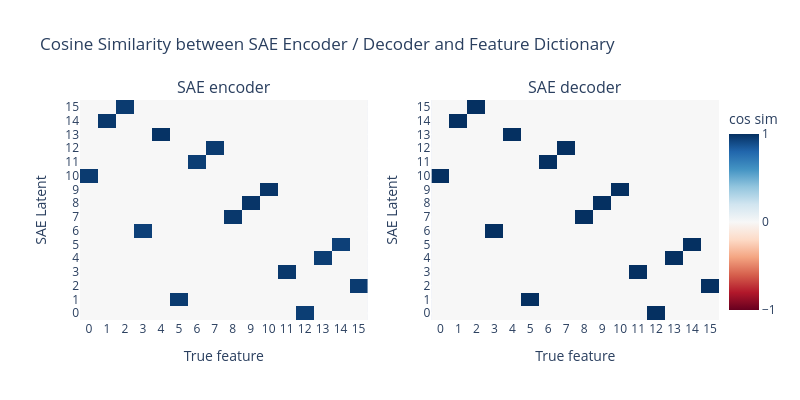

Notebook code for this chart:
### Markdown cell above
## Visualizing SAE Feature Recovery

We can get a quick sense of what our SAE learned by plotting the cosine similarity of the SAE encoder and decoder with the feature vectors from our feature dictionary.

If all went well, our SAE should exactly learn one latet per dictionary feature, and each latent should have cosine similarity of 1.0 with the corresponding dictionary feature.

### Code cell
from sae_lens.synthetic import plot_sae_feature_similarity

# Plot cosine similarity between SAE features and true features
# reorder_features=True sorts SAE latents to best match true features for clearer visualization
plot_sae_feature_similarity(
    sae=sae,
    feature_dict=feature_dict,
    title="Cosine Similarity between SAE Encoder / Decoder and Feature Dictionary",
)

### Figure 1 — Plotly figure (JSON) as saved in the notebook; plotly's stock layout.template omitted (floating-point values rounded to 4 significant figures; data arrays with more than 128 entries replaced by an {"elided": "..."} marker saying what was removed)
{"data": [{"colorscale": [[0, "rgb(103,0,31)"], [0.1, "rgb(178,24,43)"], [0.2, "rgb(214,96,77)"], [0.3, "rgb(244,165,130)"], [0.4, "rgb(253,219,199)"], [0.5, "rgb(247,247,247)"], [0.6, "rgb(209,229,240)"], [0.7, "rgb(146,197,222)"], [0.8, "rgb(67,147,195)"], [0.9, "rgb(33,102,172)"], [1, "rgb(5,48,97)"]], "hovertemplate": "True feature: %{x}<br>SAE Latent: %{y}<br>Cosine Similarity: %{z:.3f}<extra></extra>", "showscale": false, "type": "heatmap", "xaxis": "x", "yaxis": "y", "z": {"elided": "16x16 float values"}, "zmax": 1, "zmin": -1}, {"colorbar": {"dtick": 1, "tickvals": [-1, 0, 1], "title": {"text": "cos sim"}, "x": 1}, "colorscale": [[0, "rgb(103,0,31)"], [0.1, "rgb(178,24,43)"], [0.2, "rgb(214,96,77)"], [0.3, "rgb(244,165,130)"], [0.4, "rgb(253,219,199)"], [0.5, "rgb(247,247,247)"], [0.6, "rgb(209,229,240)"], [0.7, "rgb(146,197,222)"], [0.8, "rgb(67,147,195)"], [0.9, "rgb(33,102,172)"], [1, "rgb(5,48,97)"]], "hovertemplate": "True feature: %{x}<br>SAE Latent: %{y}<br>Cosine Similarity: %{z:.3f}<extra></extra>", "type": "heatmap", "xaxis": "x2", "yaxis": "y2", "z": {"elided": "16x16 float values"}, "zmax": 1, "zmin": -1}], "layout": {"annotations": [{"font": {"size": 16}, "showarrow": false, "text": "SAE encoder", "x": 0.225, "xanchor": "center", "xref": "paper", "y": 1, "yanchor": "bottom", "yref": "paper"}, {"font": {"size": 16}, "showarrow": false, "text": "SAE decoder", "x": 0.775, "xanchor": "center", "xref": "paper", "y": 1, "yanchor": "bottom", "yref": "paper"}], "height": 400, "title": {"text": "Cosine Similarity between SAE Encoder / Decoder and Feature Dictionary"}, "width": 800, "xaxis": {"anchor": "y", "domain": [0, 0.45], "dtick": 1, "title": {"text": "True feature"}}, "xaxis2": {"anchor": "y2", "domain": [0.55, 1], "dtick": 1, "title": {"text": "True feature"}}, "yaxis": {"anchor": "x", "domain": [0, 1], "dtick": 1, "title": {"text": "SAE Latent"}}, "yaxis2": {"anchor": "x2", "domain": [0, 1], "dtick": 1, "title": {"text": "SAE Latent"}}}}
